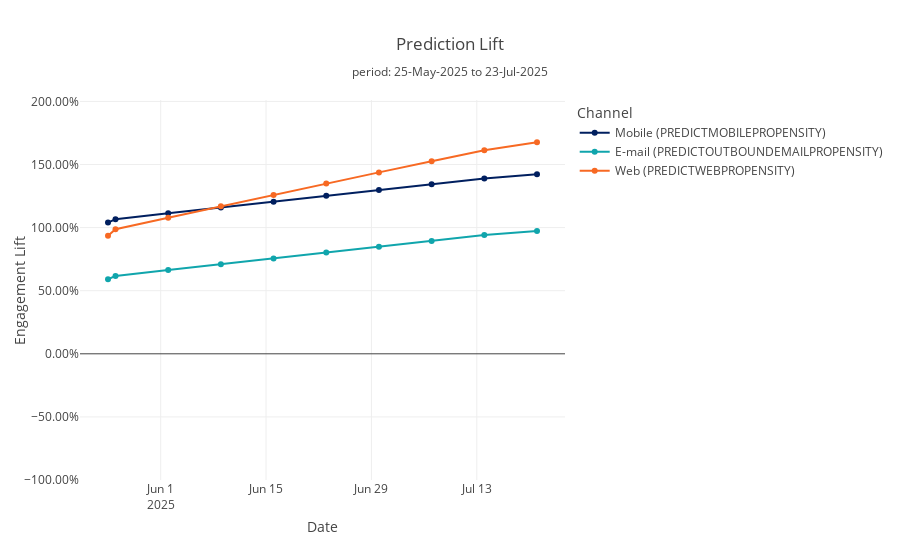

This figure's notebook cell:
### Code cell
prediction.plot.lift_trend("1w")#, return_df=True).collect()

### Figure 1 — Plotly figure (JSON) as saved in the notebook; plotly's stock layout.template omitted (floating-point values rounded to 4 significant figures)
{"data": [{"customdata": [["1 days", 520, 18000, 750, 18000, 0.04, 360, 18000, 0.01961, 450, 18000, 0.02439], ["7 days", 3664.0, 126000, 5321.0, 126000, 0.04052, 2520, 126000, 0.01961, 3150, 126000, 0.02439], ["7 days", 3705.0, 126000, 5446.0, 126000, 0.04143, 2520, 126000, 0.01961, 3150, 126000, 0.02439], ["7 days", 3747.0, 126000, 5570.0, 126000, 0.04234, 2520, 126000, 0.01961, 3150, 126000, 0.02439], ["7 days", 3788.0, 126000, 5695.0, 126000, 0.04324, 2520, 126000, 0.01961, 3150, 126000, 0.02439], ["7 days", 3830.0, 126000, 5819.0, 126000, 0.04415, 2520, 126000, 0.01961, 3150, 126000, 0.02439], ["7 days", 3871.0, 126000, 5944.0, 126000, 0.04505, 2520, 126000, 0.01961, 3150, 126000, 0.02439], ["7 days", 3913.0, 126000, 6069.0, 126000, 0.04595, 2520, 126000, 0.01961, 3150, 126000, 0.02439], ["7 days", 3954.0, 126000, 6193.0, 126000, 0.04685, 2520, 126000, 0.01961, 3150, 126000, 0.02439], ["3 days", 1707.0, 54000, 2692.0, 54000, 0.04749, 1080, 54000, 0.01961, 1350, 54000, 0.02439]], "hovertemplate": "Prediction=Mobile (PREDICTMOBILEPROPENSITY)<br>Date=%{x}<br>Lift=%{y}<br>Period=%{customdata[0]}<br>Positives=%{customdata[1]}<br>Negatives=%{customdata[2]}<br>Positives_Test=%{customdata[3]}<br>Negatives_Test=%{customdata[4]}<br>CTR_Test=%{customdata[5]:.3%}<br>Positives_Control=%{customdata[6]}<br>Negatives_Control=%{customdata[7]}<br>CTR_Control=%{customdata[8]:.3%}<br>Positives_NBA=%{customdata[9]}<br>Negatives_NBA=%{customdata[10]}<br>CTR_NBA=%{customdata[11]:.3%}<extra></extra>", "legendgroup": "Mobile (PREDICTMOBILEPROPENSITY)", "line": {"color": "#001F5F", "dash": "solid"}, "marker": {"symbol": "circle"}, "mode": "lines+markers", "name": "Mobile (PREDICTMOBILEPROPENSITY)", "orientation": "v", "showlegend": true, "type": "scatter", "x": ["2025-05-25", "2025-05-26", "2025-06-02", "2025-06-09", "2025-06-16", "2025-06-23", "2025-06-30", "2025-07-07", "2025-07-14", "2025-07-21"], "xaxis": "x", "y": [1.04, 1.067, 1.113, 1.159, 1.205, 1.252, 1.298, 1.343, 1.389, 1.422], "yaxis": "y"}, {"customdata": [["1 days", 380, 30000, 480, 30000, 0.01575, 300, 30000, 0.009901, 360, 30000, 0.01186], ["7 days", 2679.0, 210000, 3417.0, 210000, 0.01601, 2100, 210000, 0.009901, 2520, 210000, 0.01186], ["7 days", 2712.0, 210000, 3517.0, 210000, 0.01647, 2100, 210000, 0.009901, 2520, 210000, 0.01186], ["7 days", 2745.0, 210000, 3616.0, 210000, 0.01693, 2100, 210000, 0.009901, 2520, 210000, 0.01186], ["7 days", 2779.0, 210000, 3716.0, 210000, 0.01739, 2100, 210000, 0.009901, 2520, 210000, 0.01186], ["7 days", 2812.0, 210000, 3816.0, 210000, 0.01785, 2100, 210000, 0.009901, 2520, 210000, 0.01186], ["7 days", 2845.0, 210000, 3915.0, 210000, 0.0183, 2100, 210000, 0.009901, 2520, 210000, 0.01186], ["7 days", 2878.0, 210000, 4015.0, 210000, 0.01876, 2100, 210000, 0.009901, 2520, 210000, 0.01186], ["7 days", 2912.0, 210000, 4115.0, 210000, 0.01922, 2100, 210000, 0.009901, 2520, 210000, 0.01186], ["3 days", 1258.0, 90000, 1794.0, 90000, 0.01954, 900, 90000, 0.009901, 1080, 90000, 0.01186]], "hovertemplate": "Prediction=E-mail (PREDICTOUTBOUNDEMAILPROPENSITY)<br>Date=%{x}<br>Lift=%{y}<br>Period=%{customdata[0]}<br>Positives=%{customdata[1]}<br>Negatives=%{customdata[2]}<br>Positives_Test=%{customdata[3]}<br>Negatives_Test=%{customdata[4]}<br>CTR_Test=%{customdata[5]:.3%}<br>Positives_Control=%{customdata[6]}<br>Negatives_Control=%{customdata[7]}<br>CTR_Control=%{customdata[8]:.3%}<br>Positives_NBA=%{customdata[9]}<br>Negatives_NBA=%{customdata[10]}<br>CTR_NBA=%{customdata[11]:.3%}<extra></extra>", "legendgroup": "E-mail (PREDICTOUTBOUNDEMAILPROPENSITY)", "line": {"color": "#10A5AC", "dash": "solid"}, "marker": {"symbol": "circle"}, "mode": "lines+markers", "name": "E-mail (PREDICTOUTBOUNDEMAILPROPENSITY)", "orientation": "v", "showlegend": true, "type": "scatter", "x": ["2025-05-25", "2025-05-26", "2025-06-02", "2025-06-09", "2025-06-16", "2025-06-23", "2025-06-30", "2025-07-07", "2025-07-14", "2025-07-21"], "xaxis": "x", "y": [0.5906, 0.6171, 0.6635, 0.7098, 0.7561, 0.8024, 0.8486, 0.8948, 0.9409, 0.9738], "yaxis": "y"}, {"customdata": [["1 days", 5720, 120000, 8400, 120000, 0.06542, 4200, 120000, 0.03382, 4560, 120000, 0.03661], ["7 days", 40610.0, 840000, 60510.0, 840000, 0.06719, 29400, 840000, 0.03382, 31920, 840000, 0.03661], ["7 days", 41610.0, 840000, 63500.0, 840000, 0.07028, 29400, 840000, 0.03382, 31920, 840000, 0.03661], ["7 days", 42600.0, 840000, 66490.0, 840000, 0.07335, 29400, 840000, 0.03382, 31920, 840000, 0.03661], ["7 days", 43600.0, 840000, 69480.0, 840000, 0.07639, 29400, 840000, 0.03382, 31920, 840000, 0.03661], ["7 days", 44600.0, 840000, 72470.0, 840000, 0.07942, 29400, 840000, 0.03382, 31920, 840000, 0.03661], ["7 days", 45590.0, 840000, 75460.0, 840000, 0.08243, 29400, 840000, 0.03382, 31920, 840000, 0.03661], ["7 days", 46590.0, 840000, 78450.0, 840000, 0.08541, 29400, 840000, 0.03382, 31920, 840000, 0.03661], ["7 days", 47590.0, 840000, 81440.0, 840000, 0.08838, 29400, 840000, 0.03382, 31920, 840000, 0.03661], ["3 days", 20700.0, 360000, 35820.0, 360000, 0.09049, 12600, 360000, 0.03382, 13680, 360000, 0.03661]], "hovertemplate": "Prediction=Web (PREDICTWEBPROPENSITY)<br>Date=%{x}<br>Lift=%{y}<br>Period=%{customdata[0]}<br>Positives=%{customdata[1]}<br>Negatives=%{customdata[2]}<br>Positives_Test=%{customdata[3]}<br>Negatives_Test=%{customdata[4]}<br>CTR_Test=%{customdata[5]:.3%}<br>Positives_Control=%{customdata[6]}<br>Negatives_Control=%{customdata[7]}<br>CTR_Control=%{customdata[8]:.3%}<br>Positives_NBA=%{customdata[9]}<br>Negatives_NBA=%{customdata[10]}<br>CTR_NBA=%{customdata[11]:.3%}<extra></extra>", "legendgroup": "Web (PREDICTWEBPROPENSITY)", "line": {"color": "#F76923", "dash": "solid"}, "marker": {"symbol": "circle"}, "mode": "lines+markers", "name": "Web (PREDICTWEBPROPENSITY)", "orientation": "v", "showlegend": true, "type": "scatter", "x": ["2025-05-25", "2025-05-26", "2025-06-02", "2025-06-09", "2025-06-16", "2025-06-23", "2025-06-30", "2025-07-07", "2025-07-14", "2025-07-21"], "xaxis": "x", "y": [0.9346, 0.987, 1.078, 1.169, 1.259, 1.349, 1.437, 1.526, 1.614, 1.676], "yaxis": "y"}], "layout": {"legend": {"title": {"text": "Channel"}, "tracegroupgap": 0}, "title": {"text": "Prediction Lift<br><sub>period: 25-May-2025 to 23-Jul-2025</sub>"}, "xaxis": {"anchor": "y", "domain": [0, 1], "title": {"text": "Date"}}, "yaxis": {"anchor": "x", "domain": [0, 1], "range": [-1, 2.011], "tickformat": ",.2%", "title": {"text": "Engagement Lift"}}}}
